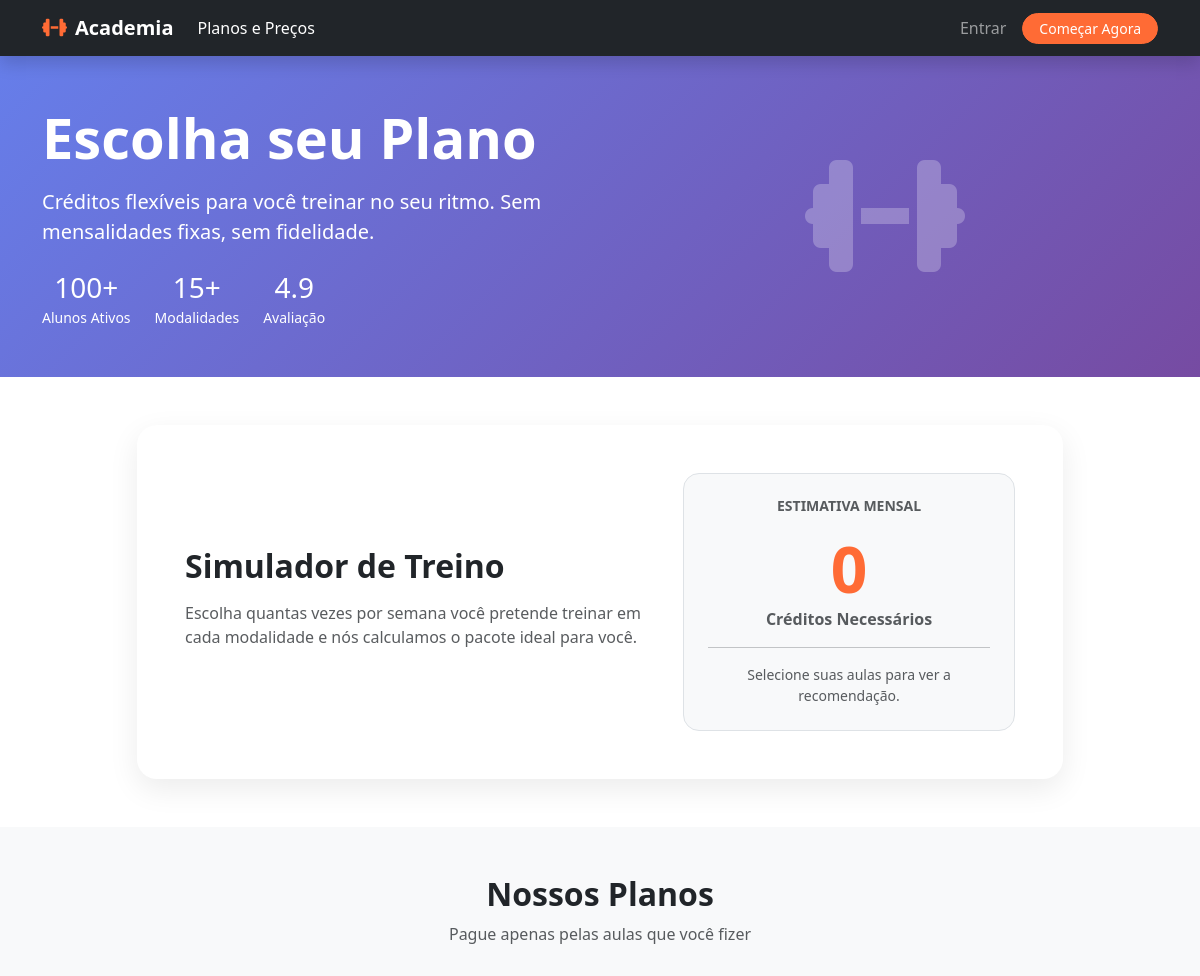
Page /shop/ (upper part) on the earlier database version.
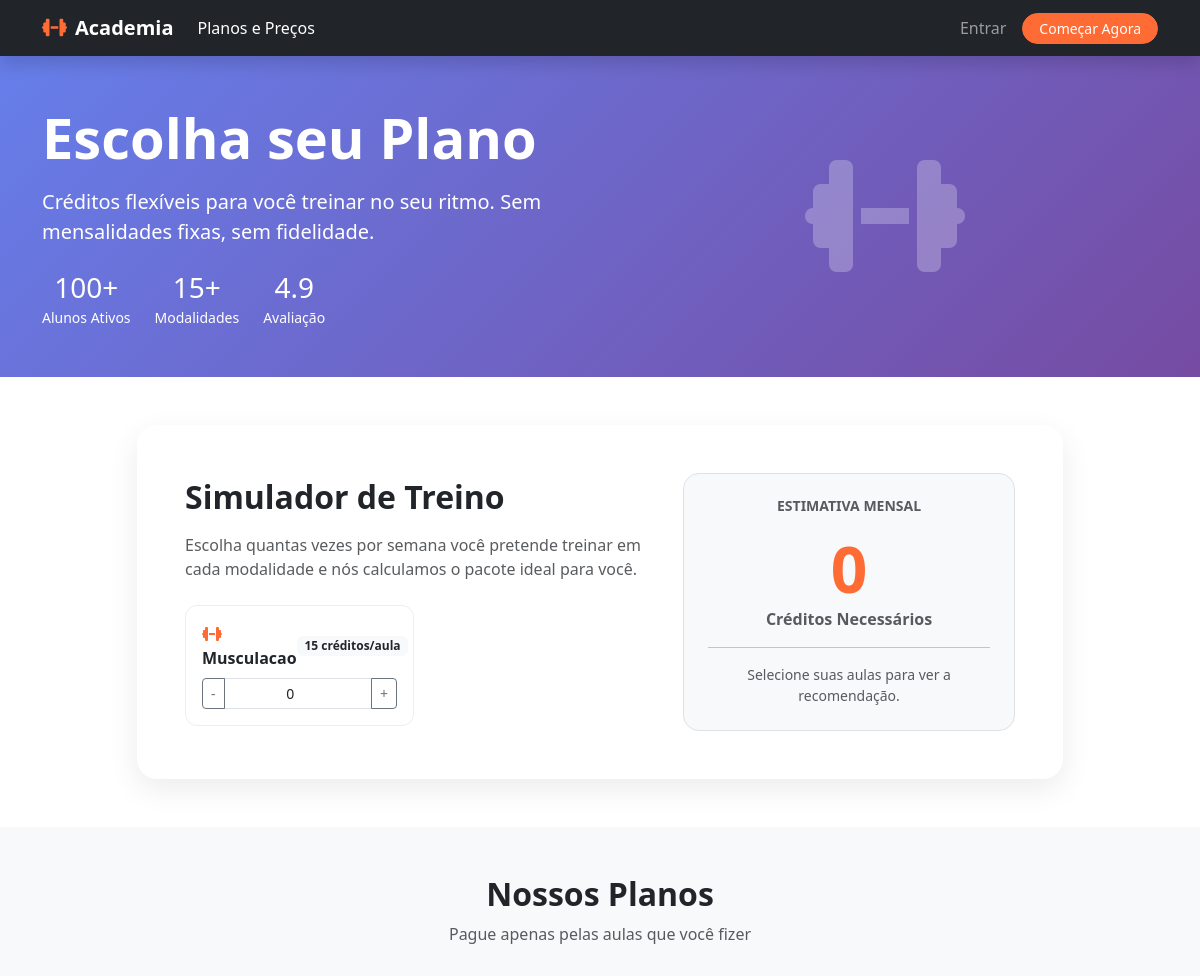
Same page on the later database version.
### app/models/modality.py (models this page shows, shortened)
class Modality(db.Model):
    __tablename__ = 'modalities'
    id = db.Column(db.Integer, primary_key=True)
    name = db.Column(db.String(100), nullable=False)
    description = db.Column(db.Text)
    color = db.Column(db.String(7), default='#FF6B35')
    icon = db.Column(db.String(50))  # Emoji ou FontAwesome
    is_active = db.Column(db.Boolean, default=True)
    credits_cost = db.Column(db.Integer, default=1, nullable=False)
    created_at = db.Column(db.DateTime, default=datetime.utcnow)
    updated_at = db.Column(db.DateTime, default=datetime.utcnow, onupdate=datetime.utcnow)
    schedules = db.relationship('ClassSchedule', backref='modality', lazy=True)

### app/routes/shop.py (the view)
@shop_bp.route('/')
def packages():
    packages = Package.query.filter_by(is_active=True).order_by(
        Package.display_order,
        Package.id
    ).all()
    modalities = Modality.query.filter_by(is_active=True).order_by(Modality.name).all()
    import json
    packages_json = json.dumps([{
        'id': p.id,
        'name': p.name,
        'credits': p.credits,
        'price': float(p.price)
    } for p in packages])
    return render_template('shop/packages.html', packages=packages, modalities=modalities, packages_json=packages_json)

### app/models/package.py (called while the page is built)
    @property
    def price_per_credit(self):
        return float(self.price) / self.credits

    @property
    def discount_percent(self):
        base_price = 50.0
        discount = ((base_price - self.price_per_credit) / base_price) * 100
        return max(0, round(discount))

### app/templates/shop/packages.html (shortened to what the changed rows need)
{% extends "base.html" %}
{% block content %}
<div class="container-fluid p-0">
    <section class="bg-gradient-primary text-white py-5">
        <div class="container">
            <div class="row align-items-center">
                <div class="col-lg-6">
                    <h1 class="display-4 fw-bold mb-3">Escolha seu Plano</h1>
                </div>
            </div>
        </div>
    </section>
    <section class="py-5" id="simulator">
        <div class="container">
            <div class="row justify-content-center">
                <div class="col-lg-10">
                    <div class="card simulator-card p-4 p-md-5">
                        <div class="row align-items-center">
                            <div class="col-md-7">
                                <h2 class="fw-bold mb-3">Simulador de Treino</h2>
                                <div class="row g-3" id="modalityInputs">
                                    {% for modality in modalities %}
                                    <div class="col-sm-6">
                                        <div class="modality-input-card p-3">
                                            <div class="d-flex justify-content-between align-items-center mb-2">
                                                <span class="fw-bold">
                                                    <i class="{{ modality.icon or 'fas fa-dumbbell' }} me-2 modality-icon"
                                                        data-color="{{ modality.color }}"></i>
                                                    {{ modality.name }}
                                                </span>
                                                <span class="badge bg-light text-dark">{{ modality.credits_cost }}
                                                    créditos/aula</span>
                                            </div>
                                            <div class="input-group input-group-sm">
                                                <button class="btn btn-outline-secondary btn-minus" type="button"
                                                    data-modality-id="{{ modality.id }}">-</button>
                                                <input type="number" class="form-control text-center freq-input"
                                                    value="0" min="0" max="7" data-modality-id="{{ modality.id }}"
                                                    data-cost="{{ modality.credits_cost }}" id="freq-{{ modality.id }}">
                                                <button class="btn btn-outline-secondary btn-plus" type="button"
                                                    data-modality-id="{{ modality.id }}">+</button>
                                            </div>
                                        </div>
                                    </div>
                                    {% endfor %}
                                </div>
                            </div>
                        </div>
                    </div>
                </div>
            </div>
        </div>
    </section>
    <section class="py-5 bg-light">
        <div class="container">
            <div class="text-center mb-5">
                <h2 class="fw-bold">Nossos Planos</h2>
            </div>
        </div>
    </section>
</div>
{% endblock %}

Differences in the rows shown:
added Modality: name "Musculacao", credits_cost "15"
